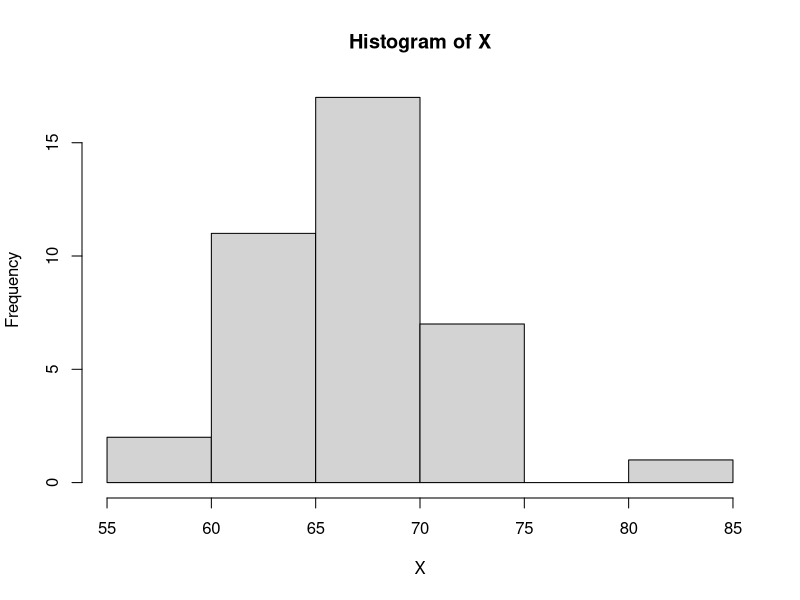

The R script that drew this image:
X <- read.csv("STA-32-Winter-2015-Final-Data.txt")$X64

png("prob4.png")
hist(X)
dev.off()

NonParImpl <- function(b) function(mu0) {
  X.boot <- X - mean(X) + mu0
  bs <- replicate(b, mean(sample(X.boot, length(X.boot), replace = TRUE)))
  signif(mean(bs < mean(X)), 3)
}

NonPar <- NonParImpl(100000)

ParImpl <- function(b) function(mu0) {
  s <- sd(X)
  bs <- replicate(b, mean(rnorm(X, mu0, s)))
  signif(mean(bs < mean(X)), 3)
}

Par <- ParImpl(100000)

Theor <- function(mu0) {
  X.bar <- mean(X)
  s <- sd(X)
  n.root <- sqrt(length(X))
  z <- (X.bar - mu0) / (s / n.root)
  signif(pnorm(z), 3)
}
